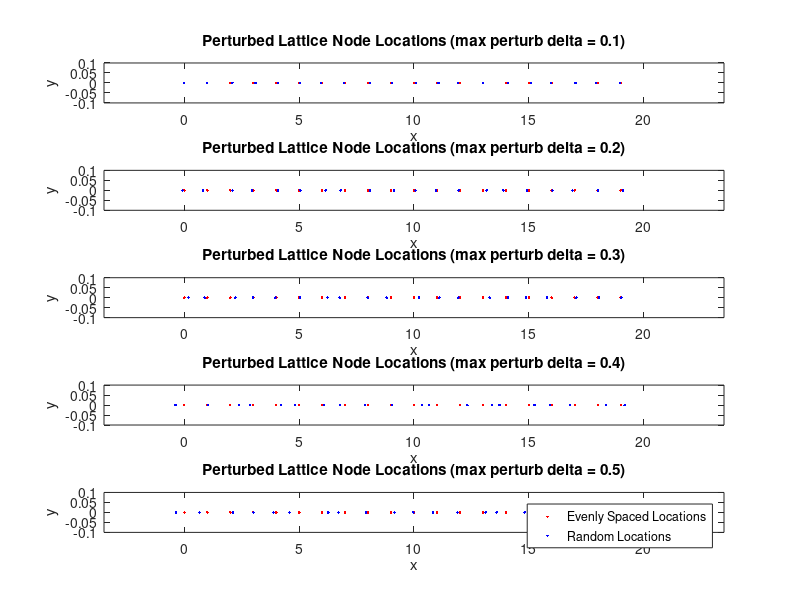
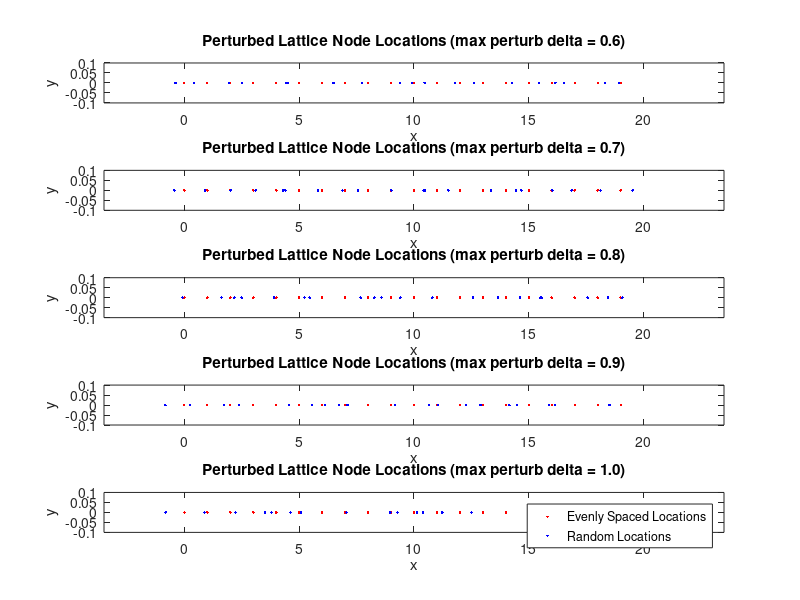
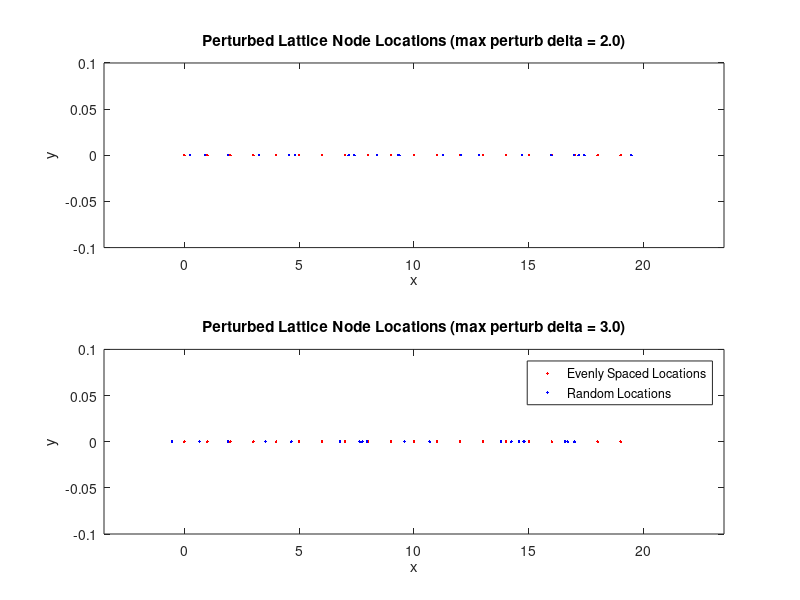

Recreate these plots in MATLAB, in order.
clear all;
close all;

%% load lattice information
load('lattice_locations_perturbed.mat');

%% plot perturbed lattice against equidistance lattice spacings
figure;

% plot perturbed lattice (max perturb delta = 0.1)
subplot(5, 1, 1); 
plot(0:19, zeros(20, 1), '.r');
hold on;

plot(node_positions_00x2E10(:, 1), node_positions_00x2E10(:, 2), '.b');
hold on;

title('Perturbed Lattice Node Locations (max perturb delta = 0.1)');
xlim([-3.5 23.5]);
xlabel('x');
ylim([-0.1 0.1]);
ylabel('y');

% plot perturbed lattice (max perturb delta = 0.2)
subplot(5, 1, 2); 
plot(0:19, zeros(20, 1), '.r');
hold on;

plot(node_positions_00x2E20(:, 1), node_positions_00x2E20(:, 2), '.b');
hold on;

title('Perturbed Lattice Node Locations (max perturb delta = 0.2)');
xlim([-3.5 23.5]);
xlabel('x');
ylim([-0.1 0.1]);
ylabel('y');

% plot perturbed lattice (max perturb delta = 0.3)
subplot(5, 1, 3); 
plot(0:19, zeros(20, 1), '.r');
hold on;

plot(node_positions_00x2E30(:, 1), node_positions_00x2E30(:, 2), '.b');
hold on;

title('Perturbed Lattice Node Locations (max perturb delta = 0.3)');
xlim([-3.5 23.5]);
xlabel('x');
ylim([-0.1 0.1]);
ylabel('y');

% plot perturbed lattice (max perturb delta = 0.4)
subplot(5, 1, 4); 
plot(0:19, zeros(20, 1), '.r');
hold on;

plot(node_positions_00x2E40(:, 1), node_positions_00x2E40(:, 2), '.b');
hold on;

title('Perturbed Lattice Node Locations (max perturb delta = 0.4)');
xlim([-3.5 23.5]);
xlabel('x');
ylim([-0.1 0.1]);
ylabel('y');

% plot perturbed lattice (max perturb delta = 0.5)
subplot(5, 1, 5); 
plot(0:19, zeros(20, 1), '.r');
hold on;

plot(node_positions_00x2E50(:, 1), node_positions_00x2E50(:, 2), '.b');
hold on;

title('Perturbed Lattice Node Locations (max perturb delta = 0.5)');
xlim([-3.5 23.5]);
xlabel('x');
ylim([-0.1 0.1]);
ylabel('y');

% format output plot
legend('Evenly Spaced Locations', 'Random Locations');

% plot perturbed lattice (max perturb delta = 0.6)
figure;

subplot(5, 1, 1); 
plot(0:19, zeros(20, 1), '.r');
hold on;

plot(node_positions_00x2E60(:, 1), node_positions_00x2E60(:, 2), '.b');
hold on;

title('Perturbed Lattice Node Locations (max perturb delta = 0.6)');
xlim([-3.5 23.5]);
xlabel('x');
ylim([-0.1 0.1]);
ylabel('y');

% plot perturbed lattice (max perturb delta = 0.7)
subplot(5, 1, 2); 
plot(0:19, zeros(20, 1), '.r');
hold on;

plot(node_positions_00x2E70(:, 1), node_positions_00x2E70(:, 2), '.b');
hold on;

title('Perturbed Lattice Node Locations (max perturb delta = 0.7)');
xlim([-3.5 23.5]);
xlabel('x');
ylim([-0.1 0.1]);
ylabel('y');

% plot perturbed lattice (max perturb delta = 0.8)
subplot(5, 1, 3); 
plot(0:19, zeros(20, 1), '.r');
hold on;

plot(node_positions_00x2E80(:, 1), node_positions_00x2E80(:, 2), '.b');
hold on;

title('Perturbed Lattice Node Locations (max perturb delta = 0.8)');
xlim([-3.5 23.5]);
xlabel('x');
ylim([-0.1 0.1]);
ylabel('y');

% plot perturbed lattice (max perturb delta = 0.9)
subplot(5, 1, 4); 
plot(0:19, zeros(20, 1), '.r');
hold on;

plot(node_positions_00x2E90(:, 1), node_positions_00x2E90(:, 2), '.b');
hold on;

title('Perturbed Lattice Node Locations (max perturb delta = 0.9)');
xlim([-3.5 23.5]);
xlabel('x');
ylim([-0.1 0.1]);
ylabel('y');

% plot perturbed lattice (max perturb delta = 1.0)
subplot(5, 1, 5); 
plot(0:19, zeros(20, 1), '.r');
hold on;

plot(node_positions_10x2E00(:, 1), node_positions_10x2E00(:, 2), '.b');
hold on;

title('Perturbed Lattice Node Locations (max perturb delta = 1.0)');
xlim([-3.5 23.5]);
xlabel('x');
ylim([-0.1 0.1]);
ylabel('y');

% format output plot
legend('Evenly Spaced Locations', 'Random Locations');

% plot perturbed lattice (max perturb delta = 2.0)
figure;

subplot(2, 1, 1); 
plot(0:19, zeros(20, 1), '.r');
hold on;

plot(node_positions_20x2E00(:, 1), node_positions_20x2E00(:, 2), '.b');
hold on;

title('Perturbed Lattice Node Locations (max perturb delta = 2.0)');
xlim([-3.5 23.5]);
xlabel('x');
ylim([-0.1 0.1]);
ylabel('y');

% plot perturbed lattice (max perturb delta = 3.0)
subplot(2, 1, 2); 
plot(0:19, zeros(20, 1), '.r');
hold on;

plot(node_positions_30x2E00(:, 1), node_positions_30x2E00(:, 2), '.b');
hold on;

title('Perturbed Lattice Node Locations (max perturb delta = 3.0)');
xlim([-3.5 23.5]);
xlabel('x');
ylim([-0.1 0.1]);
ylabel('y');

% format output plot
legend('Evenly Spaced Locations', 'Random Locations');
